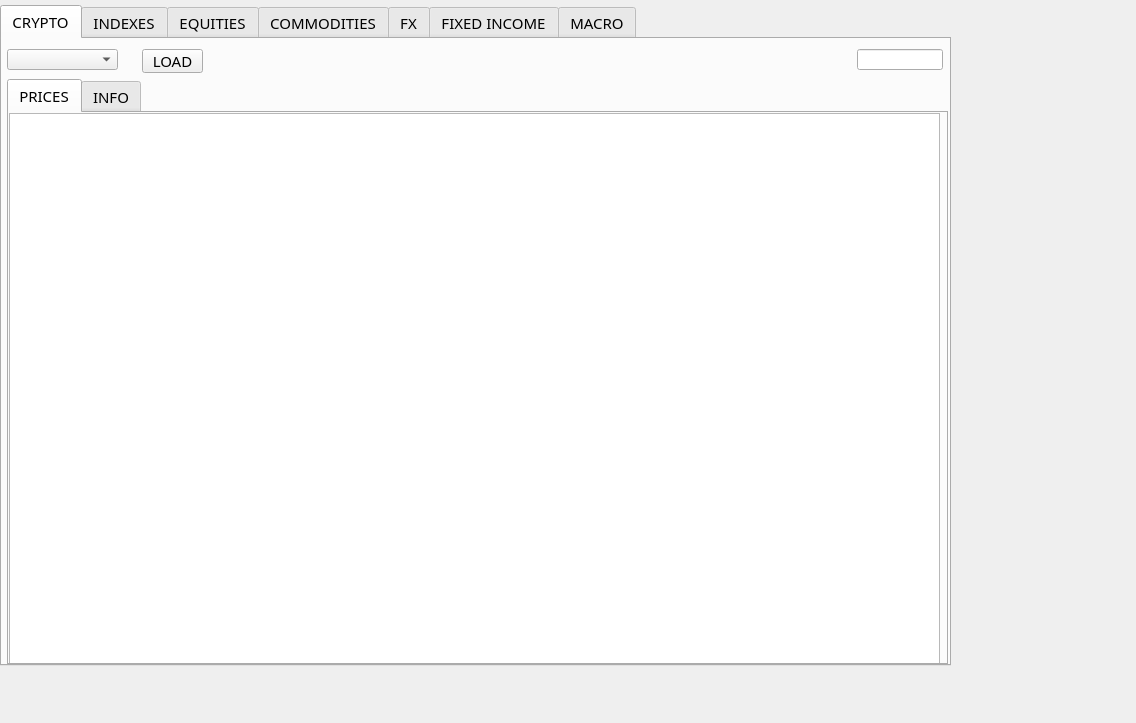
<?xml version="1.0" encoding="UTF-8"?>
<ui version="4.0">
 <class>Form</class>
 <widget class="QWidget" name="Form">
  <property name="geometry">
   <rect>
    <x>0</x>
    <y>0</y>
    <width>1136</width>
    <height>723</height>
   </rect>
  </property>
  <property name="windowTitle">
   <string>Form</string>
  </property>
  <widget class="QWidget" name="widget" native="true">
   <property name="geometry">
    <rect>
     <x>0</x>
     <y>5</y>
     <width>951</width>
     <height>661</height>
    </rect>
   </property>
   <widget class="QTabWidget" name="tabWidget_4">
    <property name="geometry">
     <rect>
      <x>0</x>
      <y>0</y>
      <width>951</width>
      <height>661</height>
     </rect>
    </property>
    <property name="font">
     <font>
      <family>FixedsysTTF</family>
      <pointsize>11</pointsize>
      <weight>50</weight>
      <italic>false</italic>
      <bold>false</bold>
      <underline>false</underline>
      <strikeout>false</strikeout>
      <kerning>true</kerning>
     </font>
    </property>
    <property name="currentIndex">
     <number>0</number>
    </property>
    <widget class="QWidget" name="tab_8">
     <attribute name="title">
      <string>CRYPTO</string>
     </attribute>
     <widget class="QComboBox" name="comboBox_28">
      <property name="geometry">
       <rect>
        <x>5</x>
        <y>10</y>
        <width>111</width>
        <height>21</height>
       </rect>
      </property>
      <property name="font">
       <font>
        <family>FixedsysTTF</family>
        <pointsize>11</pointsize>
        <weight>50</weight>
        <italic>false</italic>
        <bold>false</bold>
        <underline>false</underline>
        <strikeout>false</strikeout>
        <kerning>true</kerning>
       </font>
      </property>
     </widget>
     <widget class="QLineEdit" name="lineEdit_29">
      <property name="geometry">
       <rect>
        <x>855</x>
        <y>10</y>
        <width>86</width>
        <height>21</height>
       </rect>
      </property>
      <property name="font">
       <font>
        <family>FixedsysTTF</family>
        <pointsize>11</pointsize>
        <weight>50</weight>
        <italic>false</italic>
        <bold>false</bold>
        <underline>false</underline>
        <strikeout>false</strikeout>
        <kerning>true</kerning>
       </font>
      </property>
      <property name="readOnly">
       <bool>false</bool>
      </property>
     </widget>
     <widget class="QPushButton" name="pushButton_74">
      <property name="geometry">
       <rect>
        <x>140</x>
        <y>10</y>
        <width>61</width>
        <height>24</height>
       </rect>
      </property>
      <property name="font">
       <font>
        <family>FixedsysTTF</family>
        <pointsize>11</pointsize>
        <weight>50</weight>
        <italic>false</italic>
        <bold>false</bold>
        <underline>false</underline>
        <strikeout>false</strikeout>
        <kerning>true</kerning>
       </font>
      </property>
      <property name="text">
       <string>LOAD</string>
      </property>
     </widget>
     <widget class="QTabWidget" name="tabWidget_5">
      <property name="geometry">
       <rect>
        <x>5</x>
        <y>40</y>
        <width>941</width>
        <height>586</height>
       </rect>
      </property>
      <property name="currentIndex">
       <number>0</number>
      </property>
      <widget class="QWidget" name="tab_17">
       <attribute name="title">
        <string>PRICES</string>
       </attribute>
       <widget class="QTableView" name="tableView_6">
        <property name="geometry">
         <rect>
          <x>0</x>
          <y>0</y>
          <width>931</width>
          <height>556</height>
         </rect>
        </property>
       </widget>
      </widget>
      <widget class="QWidget" name="tab_18">
       <attribute name="title">
        <string>INFO</string>
       </attribute>
       <widget class="QTableView" name="tableView_10">
        <property name="geometry">
         <rect>
          <x>0</x>
          <y>5</y>
          <width>931</width>
          <height>556</height>
         </rect>
        </property>
       </widget>
      </widget>
     </widget>
    </widget>
    <widget class="QWidget" name="tab_9">
     <attribute name="title">
      <string>INDEXES</string>
     </attribute>
     <widget class="QListWidget" name="listWidget_12">
      <property name="geometry">
       <rect>
        <x>5</x>
        <y>55</y>
        <width>146</width>
        <height>506</height>
       </rect>
      </property>
     </widget>
     <widget class="QLineEdit" name="lineEdit_18">
      <property name="geometry">
       <rect>
        <x>5</x>
        <y>30</y>
        <width>146</width>
        <height>21</height>
       </rect>
      </property>
     </widget>
     <widget class="QLabel" name="label_23">
      <property name="geometry">
       <rect>
        <x>5</x>
        <y>5</y>
        <width>86</width>
        <height>21</height>
       </rect>
      </property>
      <property name="font">
       <font>
        <family>FixedsysTTF</family>
        <pointsize>11</pointsize>
        <weight>50</weight>
        <italic>false</italic>
        <bold>false</bold>
        <underline>false</underline>
        <strikeout>false</strikeout>
        <kerning>true</kerning>
       </font>
      </property>
      <property name="text">
       <string>COUNTRIES:</string>
      </property>
     </widget>
     <widget class="QTabWidget" name="tabWidget_9">
      <property name="geometry">
       <rect>
        <x>160</x>
        <y>5</y>
        <width>776</width>
        <height>626</height>
       </rect>
      </property>
      <property name="currentIndex">
       <number>0</number>
      </property>
      <widget class="QWidget" name="tab_14">
       <attribute name="title">
        <string>INDEX VALUES</string>
       </attribute>
       <widget class="QTabWidget" name="tabWidget_10">
        <property name="geometry">
         <rect>
          <x>0</x>
          <y>0</y>
          <width>771</width>
          <height>596</height>
         </rect>
        </property>
        <property name="font">
         <font>
          <family>FixedsysTTF</family>
          <pointsize>11</pointsize>
          <weight>50</weight>
          <italic>false</italic>
          <bold>false</bold>
          <underline>false</underline>
          <strikeout>false</strikeout>
          <kerning>true</kerning>
         </font>
        </property>
       </widget>
      </widget>
      <widget class="QWidget" name="tab_26">
       <attribute name="title">
        <string>DESCRIPTION</string>
       </attribute>
       <widget class="QTabWidget" name="tabWidget_11">
        <property name="geometry">
         <rect>
          <x>0</x>
          <y>0</y>
          <width>771</width>
          <height>486</height>
         </rect>
        </property>
        <property name="font">
         <font>
          <family>FixedsysTTF</family>
          <pointsize>11</pointsize>
          <weight>50</weight>
          <italic>false</italic>
          <bold>false</bold>
          <underline>false</underline>
          <strikeout>false</strikeout>
          <kerning>true</kerning>
         </font>
        </property>
       </widget>
      </widget>
     </widget>
     <widget class="QLineEdit" name="lineEdit_19">
      <property name="geometry">
       <rect>
        <x>790</x>
        <y>5</y>
        <width>146</width>
        <height>21</height>
       </rect>
      </property>
     </widget>
     <widget class="QPushButton" name="pushButton_17">
      <property name="geometry">
       <rect>
        <x>5</x>
        <y>600</y>
        <width>146</width>
        <height>21</height>
       </rect>
      </property>
      <property name="font">
       <font>
        <family>FixedsysTTF</family>
        <pointsize>11</pointsize>
        <weight>50</weight>
        <italic>false</italic>
        <bold>false</bold>
        <underline>false</underline>
        <strikeout>false</strikeout>
        <kerning>true</kerning>
       </font>
      </property>
      <property name="text">
       <string>GET INDEXES &gt;&gt;</string>
      </property>
     </widget>
     <widget class="QCheckBox" name="checkBox_2">
      <property name="geometry">
       <rect>
        <x>5</x>
        <y>570</y>
        <width>76</width>
        <height>23</height>
       </rect>
      </property>
      <property name="text">
       <string>PRICES</string>
      </property>
      <property name="checked">
       <bool>true</bool>
      </property>
     </widget>
     <widget class="QCheckBox" name="checkBox_3">
      <property name="geometry">
       <rect>
        <x>90</x>
        <y>570</y>
        <width>61</width>
        <height>23</height>
       </rect>
      </property>
      <property name="text">
       <string>INFO</string>
      </property>
     </widget>
    </widget>
    <widget class="QWidget" name="tab_10">
     <attribute name="title">
      <string>EQUITIES</string>
     </attribute>
     <widget class="QListWidget" name="listWidget_16">
      <property name="geometry">
       <rect>
        <x>5</x>
        <y>55</y>
        <width>146</width>
        <height>536</height>
       </rect>
      </property>
     </widget>
     <widget class="QLineEdit" name="lineEdit_41">
      <property name="geometry">
       <rect>
        <x>5</x>
        <y>30</y>
        <width>146</width>
        <height>21</height>
       </rect>
      </property>
     </widget>
     <widget class="QPushButton" name="pushButton_66">
      <property name="geometry">
       <rect>
        <x>5</x>
        <y>600</y>
        <width>146</width>
        <height>21</height>
       </rect>
      </property>
      <property name="font">
       <font>
        <family>FixedsysTTF</family>
        <pointsize>11</pointsize>
        <weight>50</weight>
        <italic>false</italic>
        <bold>false</bold>
        <underline>false</underline>
        <strikeout>false</strikeout>
        <kerning>true</kerning>
       </font>
      </property>
      <property name="text">
       <string>GET STOCKS &gt;&gt;</string>
      </property>
     </widget>
     <widget class="QTabWidget" name="tabWidget_18">
      <property name="geometry">
       <rect>
        <x>160</x>
        <y>5</y>
        <width>776</width>
        <height>626</height>
       </rect>
      </property>
      <property name="currentIndex">
       <number>-1</number>
      </property>
     </widget>
     <widget class="QLabel" name="label_44">
      <property name="geometry">
       <rect>
        <x>5</x>
        <y>5</y>
        <width>86</width>
        <height>21</height>
       </rect>
      </property>
      <property name="font">
       <font>
        <family>FixedsysTTF</family>
        <pointsize>11</pointsize>
        <weight>50</weight>
        <italic>false</italic>
        <bold>false</bold>
        <underline>false</underline>
        <strikeout>false</strikeout>
        <kerning>true</kerning>
       </font>
      </property>
      <property name="text">
       <string>COUNTRIES:</string>
      </property>
     </widget>
     <widget class="QLineEdit" name="lineEdit_40">
      <property name="geometry">
       <rect>
        <x>790</x>
        <y>5</y>
        <width>146</width>
        <height>21</height>
       </rect>
      </property>
     </widget>
    </widget>
    <widget class="QWidget" name="tab_11">
     <attribute name="title">
      <string>COMMODITIES</string>
     </attribute>
     <widget class="QTableView" name="tableView_8">
      <property name="geometry">
       <rect>
        <x>5</x>
        <y>30</y>
        <width>936</width>
        <height>591</height>
       </rect>
      </property>
     </widget>
     <widget class="QLineEdit" name="lineEdit_21">
      <property name="geometry">
       <rect>
        <x>815</x>
        <y>5</y>
        <width>126</width>
        <height>21</height>
       </rect>
      </property>
     </widget>
     <widget class="QComboBox" name="comboBox_31">
      <property name="geometry">
       <rect>
        <x>65</x>
        <y>5</y>
        <width>86</width>
        <height>21</height>
       </rect>
      </property>
      <property name="font">
       <font>
        <family>FixedsysTTF</family>
        <pointsize>11</pointsize>
        <weight>50</weight>
        <italic>false</italic>
        <bold>false</bold>
        <underline>false</underline>
        <strikeout>false</strikeout>
        <kerning>true</kerning>
       </font>
      </property>
      <item>
       <property name="text">
        <string>ALL</string>
       </property>
      </item>
      <item>
       <property name="text">
        <string>METALS</string>
       </property>
      </item>
      <item>
       <property name="text">
        <string>SOFTS</string>
       </property>
      </item>
      <item>
       <property name="text">
        <string>MEATS</string>
       </property>
      </item>
      <item>
       <property name="text">
        <string>ENERGY</string>
       </property>
      </item>
      <item>
       <property name="text">
        <string>GRAIN</string>
       </property>
      </item>
     </widget>
     <widget class="QLabel" name="label_41">
      <property name="geometry">
       <rect>
        <x>5</x>
        <y>5</y>
        <width>51</width>
        <height>21</height>
       </rect>
      </property>
      <property name="font">
       <font>
        <family>FixedsysTTF</family>
        <pointsize>11</pointsize>
        <weight>50</weight>
        <italic>false</italic>
        <bold>false</bold>
        <underline>false</underline>
        <strikeout>false</strikeout>
        <kerning>true</kerning>
       </font>
      </property>
      <property name="text">
       <string>GROUP:</string>
      </property>
     </widget>
    </widget>
    <widget class="QWidget" name="tab_12">
     <attribute name="title">
      <string>FX</string>
     </attribute>
     <widget class="QGroupBox" name="groupBox_26">
      <property name="geometry">
       <rect>
        <x>0</x>
        <y>1</y>
        <width>941</width>
        <height>631</height>
       </rect>
      </property>
      <property name="font">
       <font>
        <family>FixedsysTTF</family>
        <pointsize>11</pointsize>
        <weight>50</weight>
        <italic>false</italic>
        <bold>false</bold>
        <underline>false</underline>
        <strikeout>false</strikeout>
        <kerning>true</kerning>
       </font>
      </property>
      <property name="title">
       <string> CONVERTER</string>
      </property>
      <widget class="QTableView" name="tableView_9">
       <property name="geometry">
        <rect>
         <x>5</x>
         <y>58</y>
         <width>931</width>
         <height>566</height>
        </rect>
       </property>
      </widget>
      <widget class="QComboBox" name="comboBox_23">
       <property name="geometry">
        <rect>
         <x>90</x>
         <y>30</y>
         <width>71</width>
         <height>21</height>
        </rect>
       </property>
       <property name="font">
        <font>
         <family>FixedsysTTF</family>
         <pointsize>11</pointsize>
         <weight>50</weight>
         <italic>false</italic>
         <bold>false</bold>
         <underline>false</underline>
         <strikeout>false</strikeout>
         <kerning>true</kerning>
        </font>
       </property>
      </widget>
      <widget class="QLineEdit" name="lineEdit_24">
       <property name="geometry">
        <rect>
         <x>5</x>
         <y>30</y>
         <width>81</width>
         <height>21</height>
        </rect>
       </property>
      </widget>
      <widget class="QComboBox" name="comboBox_24">
       <property name="geometry">
        <rect>
         <x>275</x>
         <y>30</y>
         <width>71</width>
         <height>21</height>
        </rect>
       </property>
       <property name="font">
        <font>
         <family>FixedsysTTF</family>
         <pointsize>11</pointsize>
         <weight>50</weight>
         <italic>false</italic>
         <bold>false</bold>
         <underline>false</underline>
         <strikeout>false</strikeout>
         <kerning>true</kerning>
        </font>
       </property>
      </widget>
      <widget class="QLabel" name="label_2">
       <property name="geometry">
        <rect>
         <x>170</x>
         <y>30</y>
         <width>16</width>
         <height>21</height>
        </rect>
       </property>
       <property name="font">
        <font>
         <family>FixedsysTTF</family>
         <pointsize>11</pointsize>
         <weight>50</weight>
         <italic>false</italic>
         <bold>false</bold>
         <underline>false</underline>
         <strikeout>false</strikeout>
         <kerning>true</kerning>
        </font>
       </property>
       <property name="text">
        <string>=</string>
       </property>
      </widget>
      <widget class="QLineEdit" name="lineEdit_25">
       <property name="geometry">
        <rect>
         <x>190</x>
         <y>30</y>
         <width>81</width>
         <height>21</height>
        </rect>
       </property>
      </widget>
      <widget class="QLineEdit" name="lineEdit_39">
       <property name="geometry">
        <rect>
         <x>790</x>
         <y>30</y>
         <width>146</width>
         <height>21</height>
        </rect>
       </property>
      </widget>
     </widget>
    </widget>
    <widget class="QWidget" name="tab_13">
     <attribute name="title">
      <string>FIXED INCOME</string>
     </attribute>
     <widget class="QLabel" name="label_39">
      <property name="geometry">
       <rect>
        <x>5</x>
        <y>5</y>
        <width>86</width>
        <height>21</height>
       </rect>
      </property>
      <property name="font">
       <font>
        <family>FixedsysTTF</family>
        <pointsize>11</pointsize>
        <weight>50</weight>
        <italic>false</italic>
        <bold>false</bold>
        <underline>false</underline>
        <strikeout>false</strikeout>
        <kerning>true</kerning>
       </font>
      </property>
      <property name="text">
       <string>COUNTRIES:</string>
      </property>
     </widget>
     <widget class="QTabWidget" name="tabWidget_12">
      <property name="geometry">
       <rect>
        <x>160</x>
        <y>5</y>
        <width>776</width>
        <height>626</height>
       </rect>
      </property>
      <property name="currentIndex">
       <number>0</number>
      </property>
      <widget class="QWidget" name="tab_35">
       <attribute name="title">
        <string>GOVERNMENT BONDS</string>
       </attribute>
       <widget class="QTabWidget" name="tabWidget_16">
        <property name="geometry">
         <rect>
          <x>0</x>
          <y>0</y>
          <width>771</width>
          <height>596</height>
         </rect>
        </property>
        <property name="font">
         <font>
          <family>FixedsysTTF</family>
          <pointsize>11</pointsize>
          <weight>50</weight>
          <italic>false</italic>
          <bold>false</bold>
          <underline>false</underline>
          <strikeout>false</strikeout>
          <kerning>true</kerning>
         </font>
        </property>
       </widget>
      </widget>
      <widget class="QWidget" name="tab_36">
       <attribute name="title">
        <string>CORPORATE BONDS</string>
       </attribute>
       <widget class="QTabWidget" name="tabWidget_17">
        <property name="geometry">
         <rect>
          <x>0</x>
          <y>0</y>
          <width>771</width>
          <height>486</height>
         </rect>
        </property>
        <property name="font">
         <font>
          <family>FixedsysTTF</family>
          <pointsize>11</pointsize>
          <weight>50</weight>
          <italic>false</italic>
          <bold>false</bold>
          <underline>false</underline>
          <strikeout>false</strikeout>
          <kerning>true</kerning>
         </font>
        </property>
       </widget>
      </widget>
     </widget>
     <widget class="QPushButton" name="pushButton_37">
      <property name="geometry">
       <rect>
        <x>5</x>
        <y>600</y>
        <width>146</width>
        <height>21</height>
       </rect>
      </property>
      <property name="font">
       <font>
        <family>FixedsysTTF</family>
        <pointsize>11</pointsize>
        <weight>50</weight>
        <italic>false</italic>
        <bold>false</bold>
        <underline>false</underline>
        <strikeout>false</strikeout>
        <kerning>true</kerning>
       </font>
      </property>
      <property name="text">
       <string>GET BONDS &gt;&gt;</string>
      </property>
     </widget>
     <widget class="QLineEdit" name="lineEdit_37">
      <property name="geometry">
       <rect>
        <x>5</x>
        <y>30</y>
        <width>146</width>
        <height>21</height>
       </rect>
      </property>
     </widget>
     <widget class="QListWidget" name="listWidget_15">
      <property name="geometry">
       <rect>
        <x>5</x>
        <y>55</y>
        <width>146</width>
        <height>536</height>
       </rect>
      </property>
     </widget>
     <widget class="QLineEdit" name="lineEdit_38">
      <property name="geometry">
       <rect>
        <x>790</x>
        <y>5</y>
        <width>146</width>
        <height>21</height>
       </rect>
      </property>
     </widget>
    </widget>
    <widget class="QWidget" name="tab_24">
     <attribute name="title">
      <string>MACRO</string>
     </attribute>
    </widget>
   </widget>
  </widget>
 </widget>
 <resources/>
 <connections/>
</ui>
